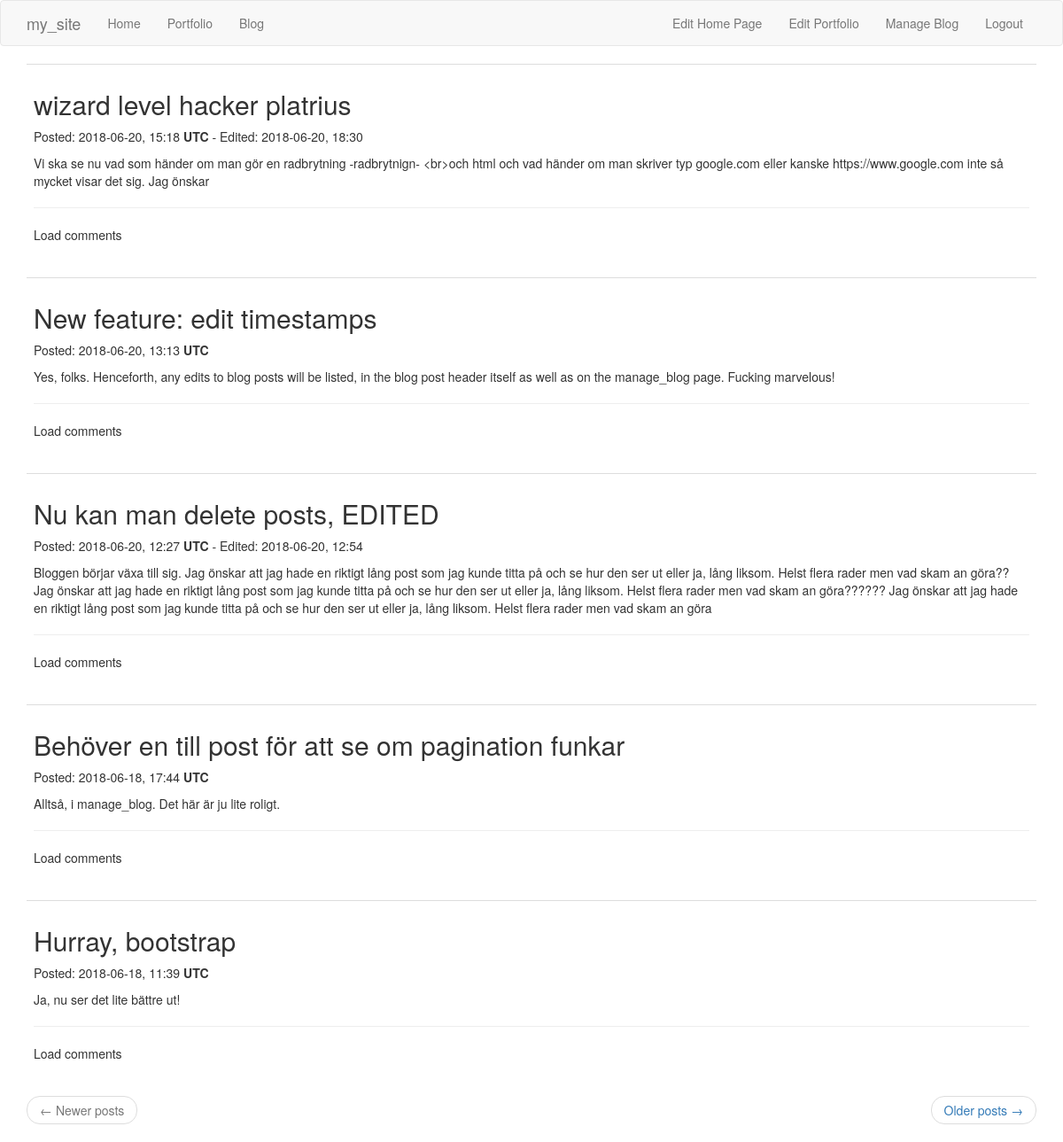
/blog (signed in), run on the app's committed database.
### app/models.py (models this page shows, shortened)
class BlogPost(db.Model):
    id = db.Column(db.Integer, primary_key=True)
    title = db.Column(db.String(100))
    body = db.Column(db.String(1000))
    timestamp = db.Column(db.DateTime, index=True, default=datetime.utcnow)
    comments = db.relationship('BlogComment', backref='blog_post',
                               lazy='dynamic')
    last_edit = db.Column(db.DateTime, index=True)

### app/routes.py (the view, shortened to what this page needs)
@app.route('/', methods=['GET', 'POST'])  # change '/' to actual home
@app.route('/blog', methods=['GET', 'POST'])
def index():
    form = BlogCommentForm()
    page = request.args.get('page', 1, type=int)
    posts = BlogPost.query.order_by(BlogPost.timestamp.desc()).paginate(
        page, app.config['POSTS_PER_PAGE'], False)
    next_url = url_for('index', page=posts.next_num) \
        if posts.has_next else None
    prev_url = url_for('index', page=posts.prev_num) \
        if posts.has_prev else None
    comments = BlogComment.query.all()
    return render_template('index.html', title='Home', posts=posts.items,
                           next_url=next_url, prev_url=prev_url, form=form,
                           comments=comments)

### app/models.py (called while the page is built)
@login.user_loader
def load_user(id):
    return User.query.get(int(id))  # id is str so needs typecasting to int

### app/templates/index.html
{% extends "base.html" %}
{% import 'bootstrap/wtf.html' as wtf %}
{% block app_content %}
    {% for post in posts %}
    {% include '_blogpost.html' %}
    {% endfor %}
    <nav aria-label="...">
        <ul class="pager">
            <li class="previous{% if not prev_url %} disabled{% endif %}">
                <a href="{{ prev_url or '#' }}">
                    <span aria-hidden="true">&larr;</span> Newer posts
                </a>
            </li>
            <li class="next{% if not next_url %} disabled{% endif %}">
                <a href="{{ next_url or '#' }}">
                    Older posts <span aria-hidden="true">&rarr;</span>
                </a>
            </li>
        </ul>
    </nav>
{% endblock %}

### app/templates/_blogpost.html
<table class="table table-hover">
    <tr>
        <td>
            <div>
                <h2>{{ post.title }}</h2>
                <p>
                    Posted:
                    {{ post.timestamp.strftime("%Y-%m-%d, %H:%M") }} <b>UTC</b>
                    {% if post.last_edit %}
                    - Edited: {{ post.last_edit.strftime("%Y-%m-%d, %H:%M") }}
                    {% endif %}
                </p>
                <p>{{ post.body }}</p>
            </div>
            <div>
                {% include '_comment.html' %}
            </div>
        </td>
    </tr>
</table>

### app/templates/_comment.html (shortened to what this page needs)
<hr>
<p class="load_comments">Load comments</p>

### data on the page
BlogPost: title "wizard level hacker platrius", timestamp "2018-06-20, 15:18", last_edit "2018-06-20, 18:30", body "Vi ska se nu vad som händer om man gör en radbrytning -radbrytnign- <br>och html och vad händer om man skriver typ google.com eller kanske https://www.google.com inte så mycket visar det sig. Jag önskar"
BlogPost: title "New feature: edit timestamps", timestamp "2018-06-20, 13:13", body "Yes, folks. Henceforth, any edits to blog posts will be listed, in the blog post header itself as well as on the manage_blog page. Fucking marvelous!"
BlogPost: title "Nu kan man delete posts, EDITED", timestamp "2018-06-20, 12:27", last_edit "2018-06-20, 12:54", body "Bloggen börjar växa till sig. Jag önskar att jag hade en riktigt lång post som jag kunde titta på och se hur den ser ut eller ja, lång liksom. Helst flera rader men vad skam an göra?? Jag önskar att jag hade en riktigt lång post som jag kunde titta på och se hur den ser ut eller ja, lång liksom. Helst flera rader men vad skam an göra?????? Jag önskar att jag hade en riktigt lång post som jag kunde titta på och se hur den ser ut eller ja, lång liksom. Helst flera rader men vad skam an göra"
BlogPost: title "Behöver en till post för att se om pagination funkar", timestamp "2018-06-18, 17:44", body "Alltså, i manage_blog. Det här är ju lite roligt."
BlogPost: title "Hurray, bootstrap", timestamp "2018-06-18, 11:39", body "Ja, nu ser det lite bättre ut!"
